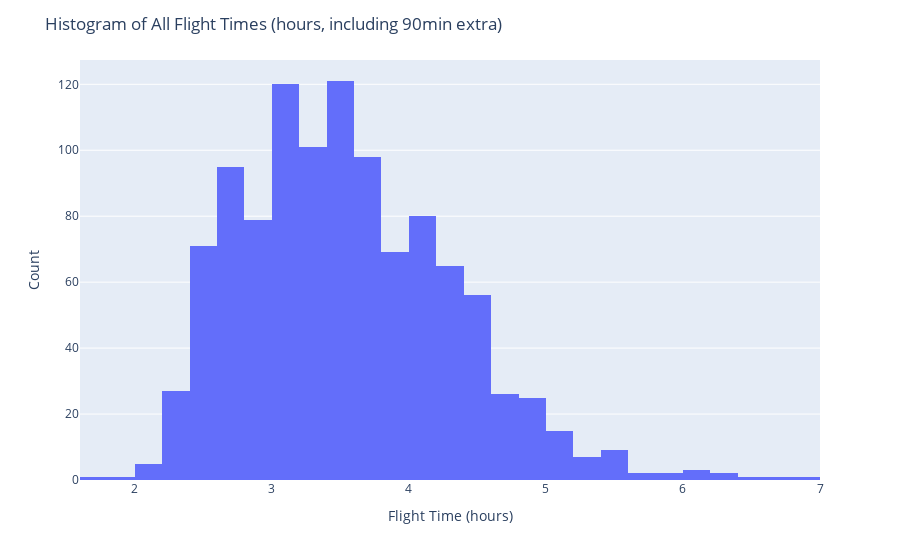
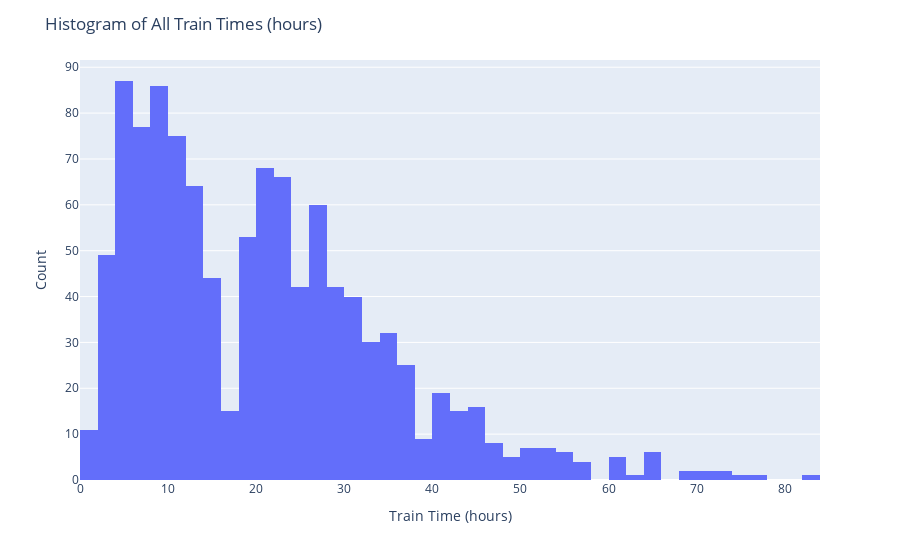

Notebook code cell kept with these figures, in order:
### Code cell
# Histogram for All Flight Times
hist_flight_all = px.histogram(merged_data, x='flight_time_hours_with_extra', nbins=50)
hist_flight_all.update_layout(title='Histogram of All Flight Times (hours, including 90min extra)',
                              xaxis_title='Flight Time (hours)',
                              yaxis_title='Count')
hist_flight_all.show()

# Histogram for All Train Times
hist_train_all = px.histogram(merged_data, x='train_time_hours', nbins=50)
hist_train_all.update_layout(title='Histogram of All Train Times (hours)',
                             xaxis_title='Train Time (hours)',
                             yaxis_title='Count')
hist_train_all.show()

# Combined Histogram for Both Flight and Train Times
histogram_fig_combined = px.histogram(stacked_times, x='Time', color='Type', barmode='overlay', nbins=50)
histogram_fig_combined.update_layout(title='Combined Histogram of All Flight and Train Times (Hours)',
                                     xaxis_title='Time (hours)',
                                     yaxis_title='Count',
                                     legend_title_text='Type')
histogram_fig_combined.show()

### Figure 1 — Plotly figure (JSON) as saved in the notebook; plotly's stock layout.template omitted (floating-point values rounded to 4 significant figures; data arrays with more than 128 entries replaced by an {"elided": "..."} marker saying what was removed)
{"data": [{"alignmentgroup": "True", "bingroup": "x", "hovertemplate": "flight_time_hours_with_extra=%{x}<br>count=%{y}<extra></extra>", "legendgroup": "", "marker": {"color": "#636efa", "pattern": {"shape": ""}}, "name": "", "nbinsx": 50, "offsetgroup": "", "orientation": "v", "showlegend": false, "type": "histogram", "x": {"elided": "1083 float values"}, "xaxis": "x", "yaxis": "y"}], "layout": {"barmode": "relative", "legend": {"tracegroupgap": 0}, "margin": {"t": 60}, "title": {"text": "Histogram of All Flight Times (hours, including 90min extra)"}, "xaxis": {"anchor": "y", "domain": [0, 1], "title": {"text": "Flight Time (hours)"}}, "yaxis": {"anchor": "x", "domain": [0, 1], "title": {"text": "Count"}}}}

### Figure 2 — Plotly figure (JSON) as saved in the notebook; plotly's stock layout.template omitted (floating-point values rounded to 4 significant figures; data arrays with more than 128 entries replaced by an {"elided": "..."} marker saying what was removed)
{"data": [{"alignmentgroup": "True", "bingroup": "x", "hovertemplate": "train_time_hours=%{x}<br>count=%{y}<extra></extra>", "legendgroup": "", "marker": {"color": "#636efa", "pattern": {"shape": ""}}, "name": "", "nbinsx": 50, "offsetgroup": "", "orientation": "v", "showlegend": false, "type": "histogram", "x": {"elided": "1083 float values"}, "xaxis": "x", "yaxis": "y"}], "layout": {"barmode": "relative", "legend": {"tracegroupgap": 0}, "margin": {"t": 60}, "title": {"text": "Histogram of All Train Times (hours)"}, "xaxis": {"anchor": "y", "domain": [0, 1], "title": {"text": "Train Time (hours)"}}, "yaxis": {"anchor": "x", "domain": [0, 1], "title": {"text": "Count"}}}}
